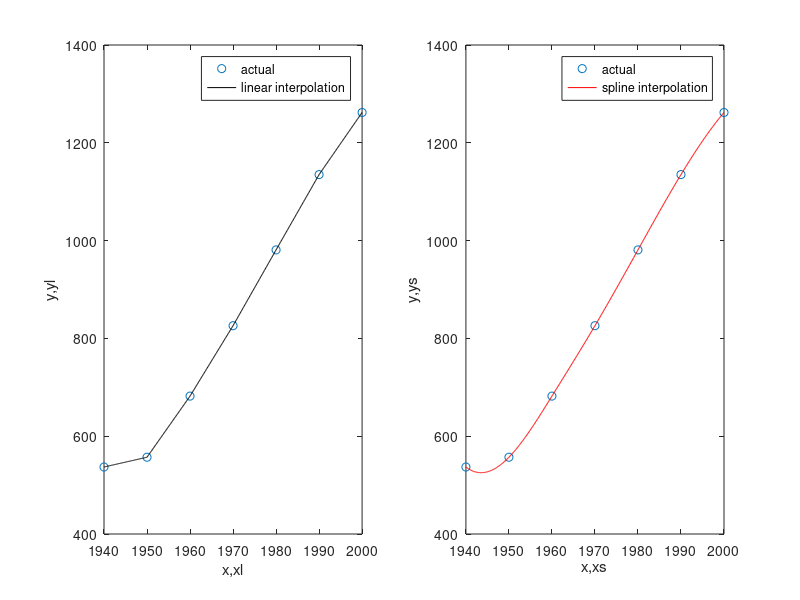

This chart was generated by the following MATLAB code:
clc
clear
x=[1940 1950 1960 1970 1980 1990 2000];
y=[537 557 682 826 981 1135 1262];
xl=1940:0.1:2000;
yl=interp1(x,y,xl);
yl_1955=interp1(x,y,1955)
xs=1940:0.1:2000;
ys=interp1(x,y,xs,'spline');
ys_1955=interp1(x,y,1955,'spline')
subplot(1,2,1),plot(x,y,'o',xl,yl,'k')
xlabel('x,xl')
ylabel('y,yl')
legend('actual','linear interpolation')
subplot(1,2,2),plot(x,y,'o',xs,ys,'r')
xlabel('x,xs')
ylabel('y,ys')
legend('actual','spline interpolation')